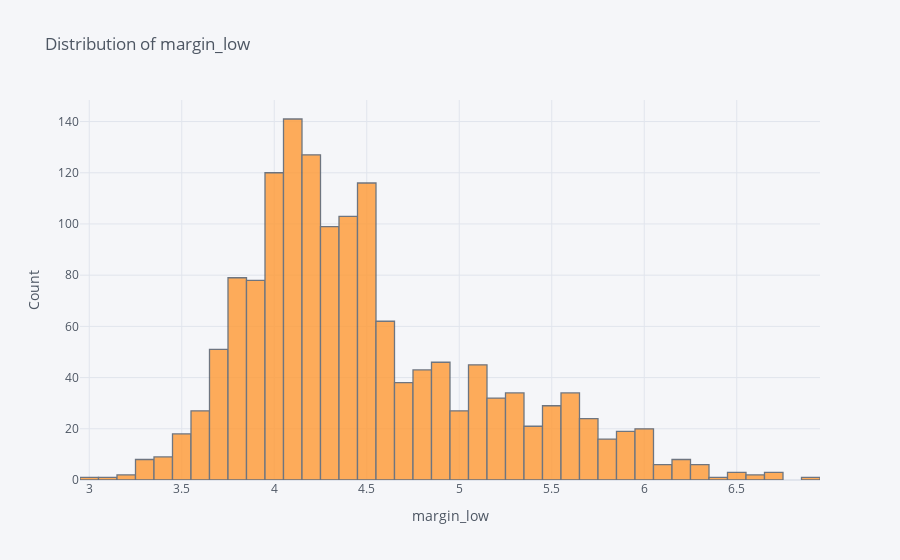

Notebook code for this chart:
### Code cell
distr(df['margin_low'],title='Distribution of margin_low',xlabel='margin_low',ylabel='Count')

### Figure 1 — Plotly figure (JSON) as saved in the notebook; plotly's stock layout.template omitted (floating-point values rounded to 4 significant figures; data arrays with more than 128 entries replaced by an {"elided": "..."} marker saying what was removed)
{"data": [{"histfunc": "count", "histnorm": "", "marker": {"color": "rgba(255, 153, 51, 1.0)", "line": {"color": "#4D5663", "width": 1.3}}, "name": "margin_low", "opacity": 0.8, "orientation": "v", "type": "histogram", "x": {"elided": "1500 float values"}}], "layout": {"barmode": "overlay", "legend": {"bgcolor": "#F5F6F9", "font": {"color": "#4D5663"}}, "paper_bgcolor": "#F5F6F9", "plot_bgcolor": "#F5F6F9", "title": {"font": {"color": "#4D5663"}, "text": "Distribution of margin_low"}, "xaxis": {"gridcolor": "#E1E5ED", "showgrid": true, "tickfont": {"color": "#4D5663"}, "title": {"font": {"color": "#4D5663"}, "text": "margin_low"}, "zerolinecolor": "#E1E5ED"}, "yaxis": {"gridcolor": "#E1E5ED", "showgrid": true, "tickfont": {"color": "#4D5663"}, "title": {"font": {"color": "#4D5663"}, "text": "Count"}, "zerolinecolor": "#E1E5ED"}}}
